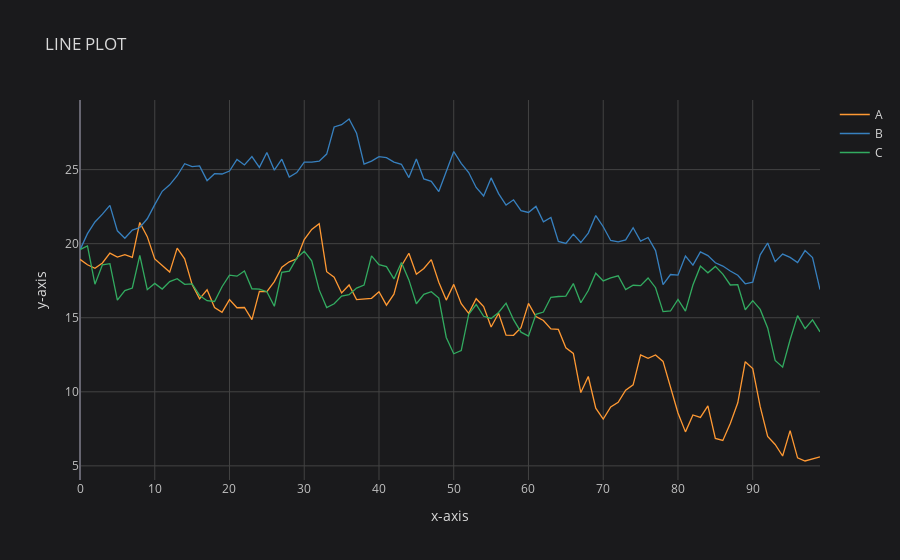

Notebook source saved alongside this figure:
### Code cell
df.iplot(title="LINE PLOT",xTitle="x-axis",yTitle="y-axis")
